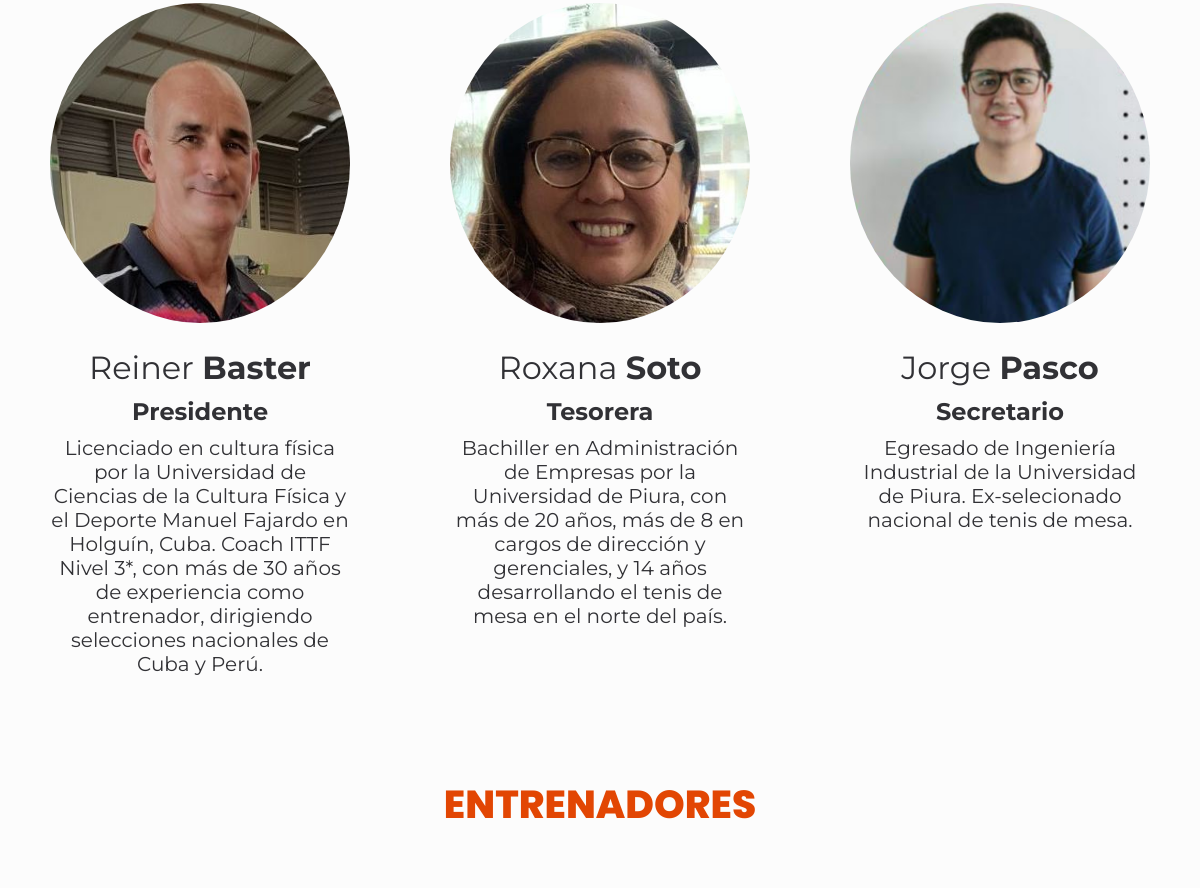
Before: /about (middle part) with the older database file.
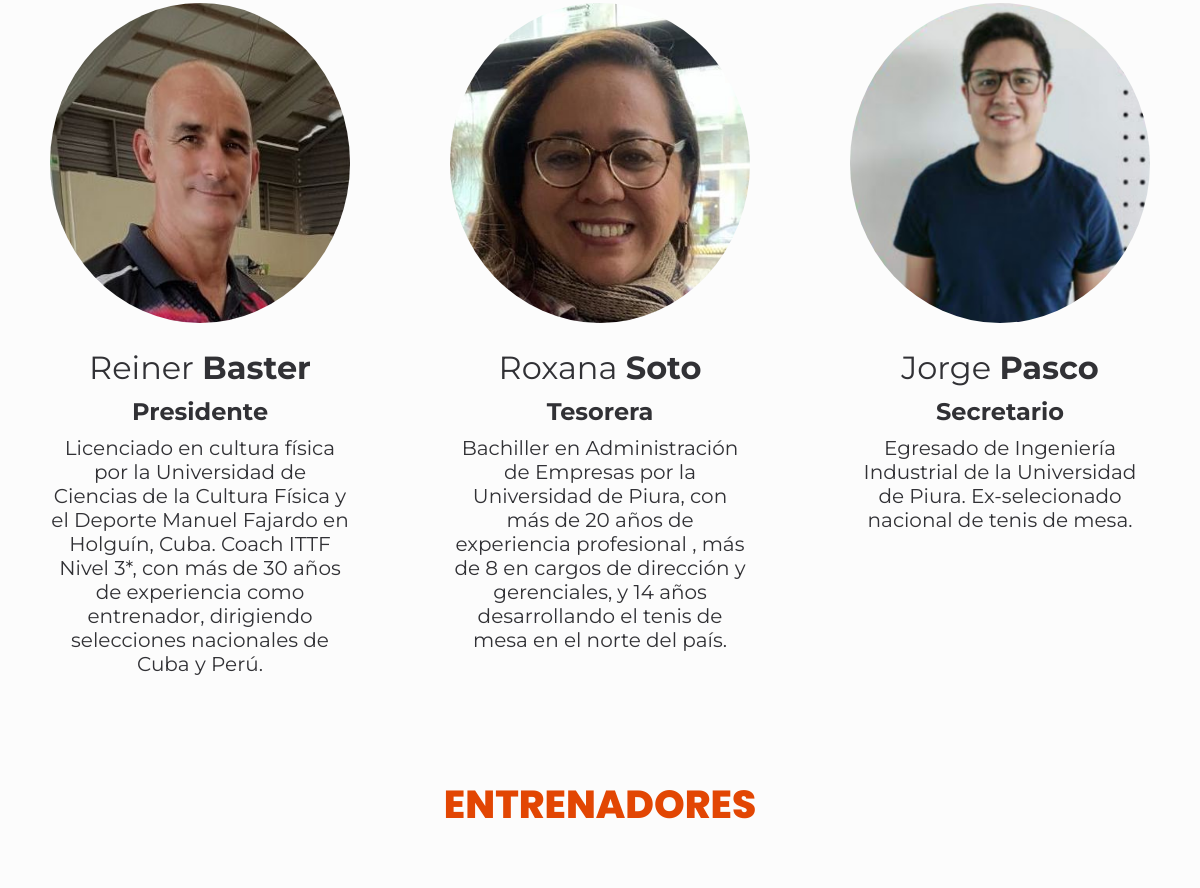
After: the same page with the newer database file.
### tables this page shows
CREATE TABLE miembros_directiva (id INTEGER PRIMARY KEY AUTOINCREMENT, nombre TEXT NOT NULL, apellido TEXT NOT NULL, descripcion TEXT, foto TEXT, cargo TEXT NOT NULL);

### app/user/__init__.py (the view)
@user_blueprint.route('/about')
def about():
    name = 'about'
    directiva = get_items("miembros_directiva", PUBLIC_DATABASE)
    entrenadores = get_items("entrenadores", PUBLIC_DATABASE)
    hitos = get_items("hitos", PUBLIC_DATABASE)
    return render_template(f"{name}.html", active=f"{name}", hitos=hitos,
                           directiva=directiva, entrenadores=entrenadores)

### app/common/database.py (called while the page is built, shortened)
def dict_factory(cursor, row):
    d = {}
    for i, col in enumerate(cursor.description):
        d[col[0]] = row[i]
    return d

def create_filters_string(filters):
    if not filters:
        return ''

def create_fields_string(fields):
    if not fields:
        return "*"
    return ",".join(fields)

def connect_to_db(db_name):
    try:
        conn = sqlite3.connect(db_name)
        conn.row_factory = dict_factory  # Set dict factory
        database = conn.cursor()
        print("Connected to db")
        return database, conn
    except Exception:
        print(Exception)

def get_items(table, db_name, filters=None, group_by=None, fields=None):
    result_array = []
    database, _ = connect_to_db(db_name)
    fields_string = create_fields_string(fields)
    filter_string = create_filters_string(filters)
    results = database.execute(
        f"SELECT {fields_string} FROM {table} {filter_string}").fetchall()
    for element in results:
        new_item = {}
        for key, value in element.items():
            new_item[key] = transform_result_value(key, value)
        result_array.append(new_item)
    if group_by and len(result_array) > 0:
        result_array = group_results(result_array, group_by)
    return result_array

### app/common/formatters.py (called while the page is built)
def transform_result_value(key, value):
    if key == "id":
        return str(value)
    if key == "mes":
        return month_number_to_text(value)
    if key == "puesto":
        return "Oro" if value == 1 else "Plata" if value == 2 else "Bronce" if value == 3 \
            else None if not value else value
    return value

### app/common/helpers.py (called while the page is built)
def month_number_to_text(month_number: int) -> str:
    months = ['Ene', 'Feb', 'Mar', 'Abr', 'May', 'Jun',
              'Jul', 'Ago', 'Sep', 'Oct', 'Nov', 'Dic']
    return months[month_number - 1]

### app/user/templates/about.html (shortened to what this page needs)
{% extends "layout.html" %}
{% block styles %}
<link rel="stylesheet" type="text/css" href="{{ url_for('.static', filename='styles/timeline.css') }}">
<link rel="stylesheet" type="text/css" href="{{ url_for('.static', filename='styles/about.css') }}">
{% endblock %}
{% block main %}
<section class="directiva">
    <div class="card-container">
        {% for persona in directiva %}
        <div class="card-item">
            <img src="{{ url_for('.static', filename=persona['foto']) }}">
            <div class="card-item-name">{{ persona["nombre"] }} <span class="bold">{{ persona["apellido"] }}</span>
            </div>
            <div class="card-item-role bold">{{ persona["cargo"] }}</div>
            <div class="card-item-description">{{ persona["descripcion"] }}</div>
        </div>
        {% endfor %}
    </div>
</section>
<section class="entrenadores">
    <h2>ENTRENADORES</h2>
    <div class="card-container">
    </div>
</section>
{% endblock %}

### app/user/templates/layout.html (shortened to what this page needs)
<!DOCTYPE html>
<html lang="en">
<head>
    <link rel="stylesheet" type="text/css" href="{{ url_for('.static', filename='styles/shared.css') }}">
    {% block styles %}{% endblock %}
</head>
<body>
    <main class=".main">
        {% block main %}{% endblock %}
    </main>
</body>
</html>

### app/user/static/styles/shared.css (style rules this page uses)
:root { --main-red: rgb(226, 70, 3); --main-orange: #e57d02; --dark-gray: #252525; --super-light-gray: #fcfcfc; --light-gray: #d0d0d0; --title: Poppins; --content: Montserrat; }
* { margin: 0; padding: 0; }
body { background-color: var(--super-light-gray); }
main { background-color: var(--super-light-gray); padding-bottom: 3rem; z-index: 1; margin-bottom: 15rem; min-height: calc(100vh - 5rem); }
h2 { margin-bottom: 2rem; text-align: center; font-family: var(--title); font-size: 2.5rem; font-weight: 800; color: var(--main-red); }
section { margin-top: 4rem; }
.card-container { display: flex; flex-wrap: wrap; justify-content: center; }
.card-item { flex: 0 1 300px; margin: 25px 50px 25px 50px; display: flex; flex-direction: column; align-items: center; justify-content: start; font-family: var(--content); text-align: center; }
.card-item > * { margin-bottom: 10px; }
.card-item img { margin-bottom: 25px; height: 20rem; width: auto; border-radius: 50%; }
.card-item-name { font-size: 2rem; }
.card-item-role { font-size: 1.5rem; }
.card-item-description { font-style: 1rem; }
.bold { font-weight: 700; }

Changed rows visible on the page:
changed miembros_directiva "Roxana": descripcion "…con más de 20 años, más de 8 en…" → "…con más de 20 años de experiencia profesional , más de 8 en…"
